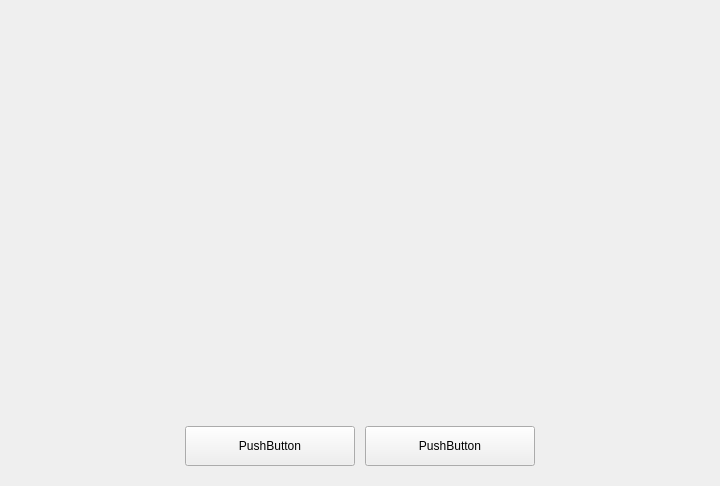
<?xml version="1.0" encoding="UTF-8"?>
<ui version="4.0">
 <class>PLSUpdateView</class>
 <widget class="QWidget" name="PLSUpdateView">
  <property name="geometry">
   <rect>
    <x>0</x>
    <y>0</y>
    <width>720</width>
    <height>486</height>
   </rect>
  </property>
  <property name="windowTitle">
   <string/>
  </property>
  <property name="styleSheet">
   <string notr="true"/>
  </property>
  <layout class="QVBoxLayout" name="verticalLayout">
   <property name="spacing">
    <number>0</number>
   </property>
   <property name="leftMargin">
    <number>0</number>
   </property>
   <property name="topMargin">
    <number>0</number>
   </property>
   <property name="rightMargin">
    <number>0</number>
   </property>
   <property name="bottomMargin">
    <number>0</number>
   </property>
   <item>
    <layout class="QHBoxLayout" name="horizontaToplLayout">
     <property name="spacing">
      <number>0</number>
     </property>
     <property name="sizeConstraint">
      <enum>QLayout::SetDefaultConstraint</enum>
     </property>
     <property name="leftMargin">
      <number>40</number>
     </property>
     <property name="topMargin">
      <number>40</number>
     </property>
     <property name="rightMargin">
      <number>40</number>
     </property>
     <item>
      <widget class="QLabel" name="updateTopDescription">
       <property name="sizePolicy">
        <sizepolicy hsizetype="Preferred" vsizetype="Fixed">
         <horstretch>0</horstretch>
         <verstretch>0</verstretch>
        </sizepolicy>
       </property>
       <property name="minimumSize">
        <size>
         <width>0</width>
         <height>60</height>
        </size>
       </property>
       <property name="maximumSize">
        <size>
         <width>16777215</width>
         <height>60</height>
        </size>
       </property>
       <property name="palette">
        <palette>
         <active>
          <colorrole role="WindowText">
           <brush brushstyle="SolidPattern">
            <color alpha="255">
             <red>255</red>
             <green>255</green>
             <blue>255</blue>
            </color>
           </brush>
          </colorrole>
          <colorrole role="Button">
           <brush brushstyle="SolidPattern">
            <color alpha="255">
             <red>170</red>
             <green>170</green>
             <blue>0</blue>
            </color>
           </brush>
          </colorrole>
          <colorrole role="Light">
           <brush brushstyle="SolidPattern">
            <color alpha="255">
             <red>255</red>
             <green>255</green>
             <blue>0</blue>
            </color>
           </brush>
          </colorrole>
          <colorrole role="Midlight">
           <brush brushstyle="SolidPattern">
            <color alpha="255">
             <red>212</red>
             <green>212</green>
             <blue>0</blue>
            </color>
           </brush>
          </colorrole>
          <colorrole role="Dark">
           <brush brushstyle="SolidPattern">
            <color alpha="255">
             <red>85</red>
             <green>85</green>
             <blue>0</blue>
            </color>
           </brush>
          </colorrole>
          <colorrole role="Mid">
           <brush brushstyle="SolidPattern">
            <color alpha="255">
             <red>113</red>
             <green>113</green>
             <blue>0</blue>
            </color>
           </brush>
          </colorrole>
          <colorrole role="Text">
           <brush brushstyle="SolidPattern">
            <color alpha="255">
             <red>255</red>
             <green>255</green>
             <blue>255</blue>
            </color>
           </brush>
          </colorrole>
          <colorrole role="BrightText">
           <brush brushstyle="SolidPattern">
            <color alpha="255">
             <red>255</red>
             <green>255</green>
             <blue>255</blue>
            </color>
           </brush>
          </colorrole>
          <colorrole role="ButtonText">
           <brush brushstyle="SolidPattern">
            <color alpha="255">
             <red>255</red>
             <green>255</green>
             <blue>255</blue>
            </color>
           </brush>
          </colorrole>
          <colorrole role="Base">
           <brush brushstyle="SolidPattern">
            <color alpha="255">
             <red>255</red>
             <green>255</green>
             <blue>255</blue>
            </color>
           </brush>
          </colorrole>
          <colorrole role="Window">
           <brush brushstyle="SolidPattern">
            <color alpha="255">
             <red>170</red>
             <green>170</green>
             <blue>0</blue>
            </color>
           </brush>
          </colorrole>
          <colorrole role="Shadow">
           <brush brushstyle="SolidPattern">
            <color alpha="255">
             <red>0</red>
             <green>0</green>
             <blue>0</blue>
            </color>
           </brush>
          </colorrole>
          <colorrole role="AlternateBase">
           <brush brushstyle="SolidPattern">
            <color alpha="255">
             <red>212</red>
             <green>212</green>
             <blue>127</blue>
            </color>
           </brush>
          </colorrole>
          <colorrole role="ToolTipBase">
           <brush brushstyle="SolidPattern">
            <color alpha="255">
             <red>255</red>
             <green>255</green>
             <blue>220</blue>
            </color>
           </brush>
          </colorrole>
          <colorrole role="ToolTipText">
           <brush brushstyle="SolidPattern">
            <color alpha="255">
             <red>0</red>
             <green>0</green>
             <blue>0</blue>
            </color>
           </brush>
          </colorrole>
          <colorrole role="PlaceholderText">
           <brush brushstyle="SolidPattern">
            <color alpha="128">
             <red>0</red>
             <green>0</green>
             <blue>0</blue>
            </color>
           </brush>
          </colorrole>
         </active>
         <inactive>
          <colorrole role="WindowText">
           <brush brushstyle="SolidPattern">
            <color alpha="255">
             <red>255</red>
             <green>255</green>
             <blue>255</blue>
            </color>
           </brush>
          </colorrole>
          <colorrole role="Button">
           <brush brushstyle="SolidPattern">
            <color alpha="255">
             <red>170</red>
             <green>170</green>
             <blue>0</blue>
            </color>
           </brush>
          </colorrole>
          <colorrole role="Light">
           <brush brushstyle="SolidPattern">
            <color alpha="255">
             <red>255</red>
             <green>255</green>
             <blue>0</blue>
            </color>
           </brush>
          </colorrole>
          <colorrole role="Midlight">
           <brush brushstyle="SolidPattern">
            <color alpha="255">
             <red>212</red>
             <green>212</green>
             <blue>0</blue>
            </color>
           </brush>
          </colorrole>
          <colorrole role="Dark">
           <brush brushstyle="SolidPattern">
            <color alpha="255">
             <red>85</red>
             <green>85</green>
             <blue>0</blue>
            </color>
           </brush>
          </colorrole>
          <colorrole role="Mid">
           <brush brushstyle="SolidPattern">
            <color alpha="255">
             <red>113</red>
             <green>113</green>
             <blue>0</blue>
            </color>
           </brush>
          </colorrole>
          <colorrole role="Text">
           <brush brushstyle="SolidPattern">
            <color alpha="255">
             <red>255</red>
             <green>255</green>
             <blue>255</blue>
            </color>
           </brush>
          </colorrole>
          <colorrole role="BrightText">
           <brush brushstyle="SolidPattern">
            <color alpha="255">
             <red>255</red>
             <green>255</green>
             <blue>255</blue>
            </color>
           </brush>
          </colorrole>
          <colorrole role="ButtonText">
           <brush brushstyle="SolidPattern">
            <color alpha="255">
             <red>255</red>
             <green>255</green>
             <blue>255</blue>
            </color>
           </brush>
          </colorrole>
          <colorrole role="Base">
           <brush brushstyle="SolidPattern">
            <color alpha="255">
             <red>255</red>
             <green>255</green>
             <blue>255</blue>
            </color>
           </brush>
          </colorrole>
          <colorrole role="Window">
           <brush brushstyle="SolidPattern">
            <color alpha="255">
             <red>170</red>
             <green>170</green>
             <blue>0</blue>
            </color>
           </brush>
          </colorrole>
          <colorrole role="Shadow">
           <brush brushstyle="SolidPattern">
            <color alpha="255">
             <red>0</red>
             <green>0</green>
             <blue>0</blue>
            </color>
           </brush>
          </colorrole>
          <colorrole role="AlternateBase">
           <brush brushstyle="SolidPattern">
            <color alpha="255">
             <red>212</red>
             <green>212</green>
             <blue>127</blue>
            </color>
           </brush>
          </colorrole>
          <colorrole role="ToolTipBase">
           <brush brushstyle="SolidPattern">
            <color alpha="255">
             <red>255</red>
             <green>255</green>
             <blue>220</blue>
            </color>
           </brush>
          </colorrole>
          <colorrole role="ToolTipText">
           <brush brushstyle="SolidPattern">
            <color alpha="255">
             <red>0</red>
             <green>0</green>
             <blue>0</blue>
            </color>
           </brush>
          </colorrole>
          <colorrole role="PlaceholderText">
           <brush brushstyle="SolidPattern">
            <color alpha="128">
             <red>0</red>
             <green>0</green>
             <blue>0</blue>
            </color>
           </brush>
          </colorrole>
         </inactive>
         <disabled>
          <colorrole role="WindowText">
           <brush brushstyle="SolidPattern">
            <color alpha="255">
             <red>255</red>
             <green>255</green>
             <blue>255</blue>
            </color>
           </brush>
          </colorrole>
          <colorrole role="Button">
           <brush brushstyle="SolidPattern">
            <color alpha="255">
             <red>170</red>
             <green>170</green>
             <blue>0</blue>
            </color>
           </brush>
          </colorrole>
          <colorrole role="Light">
           <brush brushstyle="SolidPattern">
            <color alpha="255">
             <red>255</red>
             <green>255</green>
             <blue>0</blue>
            </color>
           </brush>
          </colorrole>
          <colorrole role="Midlight">
           <brush brushstyle="SolidPattern">
            <color alpha="255">
             <red>212</red>
             <green>212</green>
             <blue>0</blue>
            </color>
           </brush>
          </colorrole>
          <colorrole role="Dark">
           <brush brushstyle="SolidPattern">
            <color alpha="255">
             <red>85</red>
             <green>85</green>
             <blue>0</blue>
            </color>
           </brush>
          </colorrole>
          <colorrole role="Mid">
           <brush brushstyle="SolidPattern">
            <color alpha="255">
             <red>113</red>
             <green>113</green>
             <blue>0</blue>
            </color>
           </brush>
          </colorrole>
          <colorrole role="Text">
           <brush brushstyle="SolidPattern">
            <color alpha="255">
             <red>255</red>
             <green>255</green>
             <blue>255</blue>
            </color>
           </brush>
          </colorrole>
          <colorrole role="BrightText">
           <brush brushstyle="SolidPattern">
            <color alpha="255">
             <red>255</red>
             <green>255</green>
             <blue>255</blue>
            </color>
           </brush>
          </colorrole>
          <colorrole role="ButtonText">
           <brush brushstyle="SolidPattern">
            <color alpha="255">
             <red>255</red>
             <green>255</green>
             <blue>255</blue>
            </color>
           </brush>
          </colorrole>
          <colorrole role="Base">
           <brush brushstyle="SolidPattern">
            <color alpha="255">
             <red>170</red>
             <green>170</green>
             <blue>0</blue>
            </color>
           </brush>
          </colorrole>
          <colorrole role="Window">
           <brush brushstyle="SolidPattern">
            <color alpha="255">
             <red>170</red>
             <green>170</green>
             <blue>0</blue>
            </color>
           </brush>
          </colorrole>
          <colorrole role="Shadow">
           <brush brushstyle="SolidPattern">
            <color alpha="255">
             <red>0</red>
             <green>0</green>
             <blue>0</blue>
            </color>
           </brush>
          </colorrole>
          <colorrole role="AlternateBase">
           <brush brushstyle="SolidPattern">
            <color alpha="255">
             <red>170</red>
             <green>170</green>
             <blue>0</blue>
            </color>
           </brush>
          </colorrole>
          <colorrole role="ToolTipBase">
           <brush brushstyle="SolidPattern">
            <color alpha="255">
             <red>255</red>
             <green>255</green>
             <blue>220</blue>
            </color>
           </brush>
          </colorrole>
          <colorrole role="ToolTipText">
           <brush brushstyle="SolidPattern">
            <color alpha="255">
             <red>0</red>
             <green>0</green>
             <blue>0</blue>
            </color>
           </brush>
          </colorrole>
          <colorrole role="PlaceholderText">
           <brush brushstyle="SolidPattern">
            <color alpha="128">
             <red>0</red>
             <green>0</green>
             <blue>0</blue>
            </color>
           </brush>
          </colorrole>
         </disabled>
        </palette>
       </property>
       <property name="autoFillBackground">
        <bool>false</bool>
       </property>
       <property name="text">
        <string/>
       </property>
       <property name="textFormat">
        <enum>Qt::AutoText</enum>
       </property>
       <property name="alignment">
        <set>Qt::AlignCenter</set>
       </property>
       <property name="wordWrap">
        <bool>true</bool>
       </property>
      </widget>
     </item>
    </layout>
   </item>
   <item>
    <spacer name="verticalSpacer">
     <property name="orientation">
      <enum>Qt::Vertical</enum>
     </property>
     <property name="sizeType">
      <enum>QSizePolicy::Fixed</enum>
     </property>
     <property name="sizeHint" stdset="0">
      <size>
       <width>20</width>
       <height>30</height>
      </size>
     </property>
    </spacer>
   </item>
   <item>
    <layout class="QHBoxLayout" name="horizontalLayout">
     <item>
      <spacer name="horizontalSpacer_4">
       <property name="orientation">
        <enum>Qt::Horizontal</enum>
       </property>
       <property name="sizeType">
        <enum>QSizePolicy::Fixed</enum>
       </property>
       <property name="sizeHint" stdset="0">
        <size>
         <width>25</width>
         <height>20</height>
        </size>
       </property>
      </spacer>
     </item>
     <item>
      <widget class="QFrame" name="middleWidget">
       <property name="frameShape">
        <enum>QFrame::NoFrame</enum>
       </property>
       <property name="frameShadow">
        <enum>QFrame::Raised</enum>
       </property>
       <layout class="QVBoxLayout" name="verticalLayout_2">
        <property name="spacing">
         <number>0</number>
        </property>
        <property name="leftMargin">
         <number>0</number>
        </property>
        <property name="topMargin">
         <number>0</number>
        </property>
        <property name="rightMargin">
         <number>0</number>
        </property>
        <property name="bottomMargin">
         <number>0</number>
        </property>
       </layout>
      </widget>
     </item>
     <item>
      <spacer name="horizontalSpacer_5">
       <property name="orientation">
        <enum>Qt::Horizontal</enum>
       </property>
       <property name="sizeType">
        <enum>QSizePolicy::Fixed</enum>
       </property>
       <property name="sizeHint" stdset="0">
        <size>
         <width>25</width>
         <height>20</height>
        </size>
       </property>
      </spacer>
     </item>
    </layout>
   </item>
   <item>
    <spacer name="verticalSpacer_3">
     <property name="orientation">
      <enum>Qt::Vertical</enum>
     </property>
     <property name="sizeType">
      <enum>QSizePolicy::Fixed</enum>
     </property>
     <property name="sizeHint" stdset="0">
      <size>
       <width>20</width>
       <height>30</height>
      </size>
     </property>
    </spacer>
   </item>
   <item>
    <layout class="QHBoxLayout" name="horizontalLayout_2">
     <property name="spacing">
      <number>0</number>
     </property>
     <item>
      <widget class="QLabel" name="lineView">
       <property name="minimumSize">
        <size>
         <width>0</width>
         <height>1</height>
        </size>
       </property>
       <property name="maximumSize">
        <size>
         <width>16777215</width>
         <height>1</height>
        </size>
       </property>
       <property name="autoFillBackground">
        <bool>false</bool>
       </property>
       <property name="text">
        <string/>
       </property>
      </widget>
     </item>
    </layout>
   </item>
   <item>
    <spacer name="verticalSpacer_2">
     <property name="orientation">
      <enum>Qt::Vertical</enum>
     </property>
     <property name="sizeType">
      <enum>QSizePolicy::Fixed</enum>
     </property>
     <property name="sizeHint" stdset="0">
      <size>
       <width>20</width>
       <height>19</height>
      </size>
     </property>
    </spacer>
   </item>
   <item>
    <layout class="QHBoxLayout" name="horizontalBottomLayout">
     <property name="spacing">
      <number>10</number>
     </property>
     <property name="bottomMargin">
      <number>20</number>
     </property>
     <item>
      <spacer name="horizontalSpacer">
       <property name="orientation">
        <enum>Qt::Horizontal</enum>
       </property>
       <property name="sizeHint" stdset="0">
        <size>
         <width>40</width>
         <height>20</height>
        </size>
       </property>
      </spacer>
     </item>
     <item>
      <widget class="QPushButton" name="nextUpdateBtn">
       <property name="sizePolicy">
        <sizepolicy hsizetype="Fixed" vsizetype="Fixed">
         <horstretch>0</horstretch>
         <verstretch>0</verstretch>
        </sizepolicy>
       </property>
       <property name="minimumSize">
        <size>
         <width>170</width>
         <height>40</height>
        </size>
       </property>
       <property name="maximumSize">
        <size>
         <width>170</width>
         <height>40</height>
        </size>
       </property>
       <property name="font">
        <font>
         <pointsize>9</pointsize>
        </font>
       </property>
       <property name="text">
        <string>PushButton</string>
       </property>
       <property name="flat">
        <bool>false</bool>
       </property>
      </widget>
     </item>
     <item>
      <widget class="QPushButton" name="nowUpdateBtn">
       <property name="sizePolicy">
        <sizepolicy hsizetype="Fixed" vsizetype="Fixed">
         <horstretch>0</horstretch>
         <verstretch>0</verstretch>
        </sizepolicy>
       </property>
       <property name="minimumSize">
        <size>
         <width>170</width>
         <height>40</height>
        </size>
       </property>
       <property name="maximumSize">
        <size>
         <width>170</width>
         <height>40</height>
        </size>
       </property>
       <property name="font">
        <font/>
       </property>
       <property name="text">
        <string>PushButton</string>
       </property>
       <property name="flat">
        <bool>false</bool>
       </property>
      </widget>
     </item>
     <item>
      <spacer name="horizontalSpacer_3">
       <property name="orientation">
        <enum>Qt::Horizontal</enum>
       </property>
       <property name="sizeHint" stdset="0">
        <size>
         <width>40</width>
         <height>20</height>
        </size>
       </property>
      </spacer>
     </item>
    </layout>
   </item>
  </layout>
 </widget>
 <resources/>
 <connections/>
</ui>
